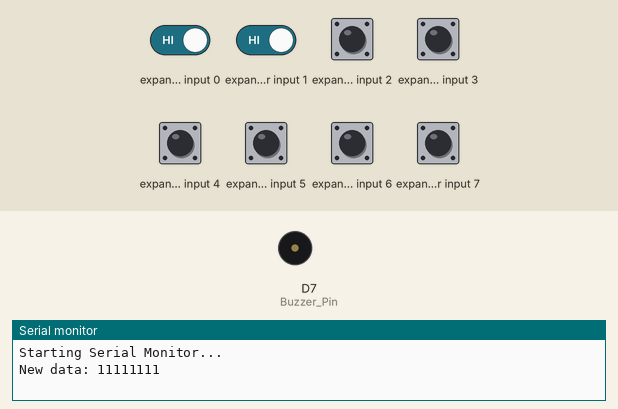
Bench run of a program on a simulated ESP8266 (NodeMCU). Shown: buzzer (waves = sounding), the last lines printed to the serial monitor. Wiring (inferred from the names in the program): input shift register (74HC165): load D1; clock D2; serial out D5. The test bench sets the inputs (shaded band); at power-on: expander input 0–7 HIGH.

Above: at 2.4 s.
2.5 s: expander input 0 driven LOW
At 2.57 s:
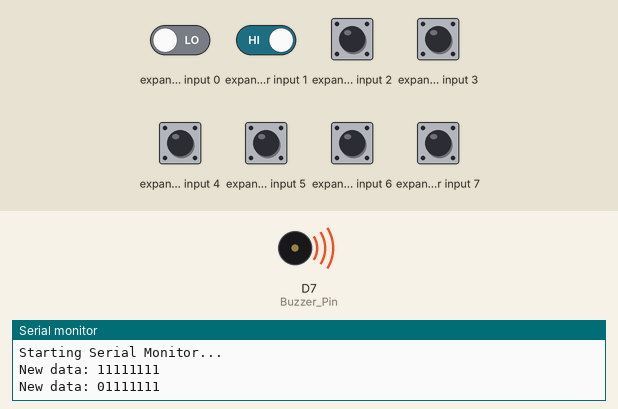
5.5 s: expander input 1 driven LOW
At 7.2 s:
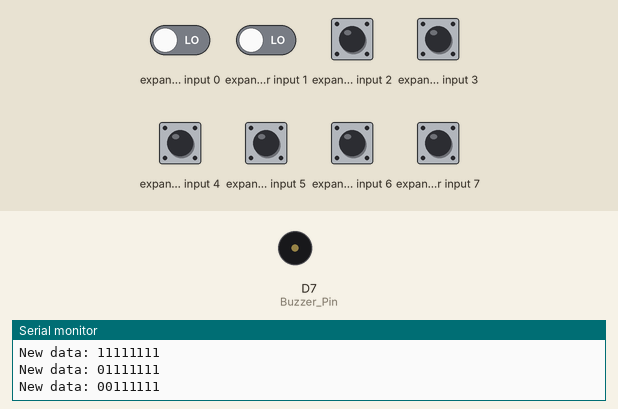
Timing chart, 0 to 8.7 s (numbered marks = the images above; inputs shaded):
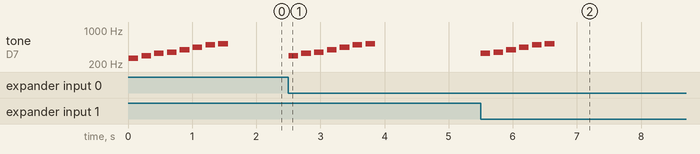

Measured:
- after the input at 2.5 s, tone on D7 (Buzzer_Pin): plays 294 Hz for 0.15 s, 330 Hz for 0.15 s, 349 Hz for 0.15 s, 392 Hz for 0.15 s, 440 Hz for 0.15 s, 494 Hz for 0.15 s … (7 notes in this stretch), starting at once
- after the input at 5.5 s, tone on D7 (Buzzer_Pin): plays 330 Hz for 0.15 s, 349 Hz for 0.15 s, 392 Hz for 0.15 s, 440 Hz for 0.15 s, 494 Hz for 0.15 s, 523 Hz for 0.15 s, starting at once
- by itself, tone on D7 (Buzzer_Pin): plays 262 Hz for 0.15 s, 294 Hz for 0.15 s, 330 Hz for 0.15 s, 349 Hz for 0.15 s, 392 Hz for 0.15 s, 440 Hz for 0.15 s … (8 notes in this stretch)

The program:

main.cpp
```cpp
#include <Arduino.h>

// Read 8 buttons using 74HC165 shift register and play tones with a buzzer

const int Clock = D2;
const int Shift_Load = D1;
const int Q_H_Pin = D5;
const int Buzzer_Pin = D7;

int notes[] = {262, 294, 330, 349, 392, 440, 494, 523};  // Notes C4 to C5

void setup() {
  Serial.begin(115200);
  Serial.println("\n\nStarting Serial Monitor...");

  pinMode(Clock, OUTPUT);
  pinMode(Shift_Load, OUTPUT);
  pinMode(Q_H_Pin, INPUT);
  pinMode(Buzzer_Pin, OUTPUT);

  digitalWrite(Clock, LOW);
}

byte readParallelData() {
  // Capture input states into shift register
  digitalWrite(Shift_Load, LOW);
  delayMicroseconds(5);
  digitalWrite(Shift_Load, HIGH);  // Latch data for serial read

  // Read 8 bits (from A to H, with A as MSB)
  // IMPORTANT:
  // Bit positions in a byte are from 0 (LSB) to 7 (MSB)
  // So to store input A as bit 7, we shift it left by (7 - i)
  byte data = 0;
  for (int i = 0; i < 8; i++) {
  data |= (digitalRead(Q_H_Pin) << i);
  digitalWrite(Clock, HIGH);
  delayMicroseconds(2);
  digitalWrite(Clock, LOW);
}
  return data;
}

byte lastData = 0;

void loop() {
  byte currentData = readParallelData();

  if (currentData != lastData) {
    Serial.print("New data: ");
    for (int i = 7; i >= 0; i--) {
      Serial.print(bitRead(currentData, i)); // Print from MSB to LSB
    }
    Serial.println();
    lastData = currentData;

    for (int i = 0; i < 8; i++) {
      if (bitRead(currentData, 7 - i)) {
        tone(Buzzer_Pin, notes[i]);
        delay(150);
        noTone(Buzzer_Pin);
        delay(50);
      }
    }
  }

  delay(10);
}
```
